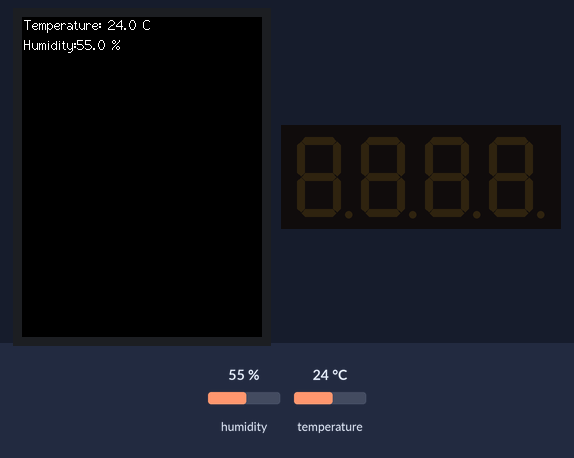
Bench run of a program on a simulated ESP32-C3. Shown: 240×320 colour display, 4-digit seven-segment display. Inputs (shaded band) come from the test bench; at power-on: humidity 55 %, temperature 24 °C. WiFi joins after 1.5 s; servers stay silent unless stated; network time is answered at once with the bench clock; the local clock reads 2024-03-15 10:24:30 at power-on unless the program sets it; what the program prints to the serial monitor is not drawn.

Above: at 1.89 s.
At 2.8 s:
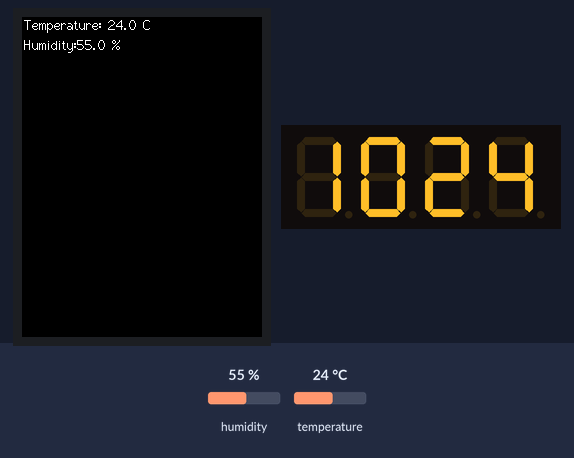
2.9 s: humidity set to 22 %
4.8 s: temperature set to 12 °C
At 6.9 s:
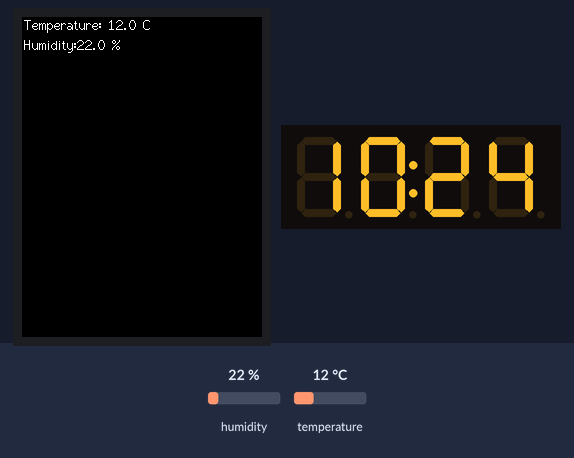
7.4 s: humidity set to 40 %
10.1 s: temperature set to 19 °C
Timing chart, 0 to 13.1 s (numbered marks = the images above; inputs shaded):
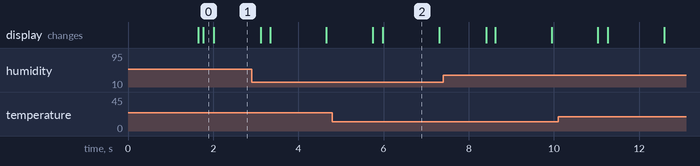

Measured:
- after the input at 4.8 s, the display: first changes after 0.95 s (image 2 shows a later state)

The program:

main.cpp
```cpp
#include <Arduino.h>
#include <TFT_eSPI.h>
#include <Adafruit_AHTX0.h>
#include "TM1637.h"
#include "NTPClient.h"
#include "WiFi.h"
#include "WiFiUdp.h"

TM1637 tm1637(8, 9);

int8_t timeZone = 8;
const PROGMEM char *ntpServer = "ntp1.aliyun.com";
int hour;
int minute;

const char *ssid = "ZW";
const char *password = "zhangwei..";

WiFiUDP ntpUDP;
NTPClient timeClient(ntpUDP);

TFT_eSPI tft;
TFT_eSprite drawBuf(&tft);
Adafruit_AHTX0 aht;
sensors_event_t humidity_, temp_;

// 温湿度传感器引脚初始化
void initializeSensors()
{
  Wire.begin(4, 5);
  aht.begin(&Wire);
}

// 连接WiFi网络
void connectToWiFi()
{
  WiFi.begin(ssid, password);
  while (WiFi.status() != WL_CONNECTED)
  {
    delay(500);
    Serial.print(".");
  }
}

// 初始化时间客户端
void initializeTimeClient()
{
  timeClient.begin();
  timeClient.setPoolServerName(ntpServer);
  timeClient.setTimeOffset(timeZone * 3600);
}

// 初始化TM1637
void initializeTM1637()
{
  tm1637.init();
  tm1637.set(BRIGHT_TYPICAL);
}

// 显示温度和湿度
void displayTemperatureAndHumidity()
{
  aht.getEvent(&humidity_, &temp_);

  // 将温度和湿度转换为字符串，并打印到屏幕上
  String temperatureString = String(temp_.temperature, 1);
  String humidityString = String(humidity_.relative_humidity, 1);
  drawBuf.drawString("Temperature: " + temperatureString + " °C", 2, 0);
  drawBuf.drawString("Humidity:" + humidityString + " %", 2, 20);

  Serial.print("Temperature: ");
  Serial.print(temp_.temperature);
  Serial.println(" degrees C");
  Serial.print("Humidity: ");
  Serial.print(humidity_.relative_humidity);
  Serial.println("% rH");
  drawBuf.pushSprite(0, 0);
}

// 显示当前时间
void displayCurrentTime()
{
  timeClient.update();
  Serial.println(timeClient.getFormattedTime());

  hour = timeClient.getHours();
  minute = timeClient.getMinutes();

  static bool pointState = true;
  static unsigned long lastMillis = 0;
  if (millis() - lastMillis >= 500) {
    lastMillis = millis();
    pointState = !pointState;
  }

  tm1637.point(pointState);
  int8_t timeArray[4];
  timeArray[0] = hour / 10;
  timeArray[1] = hour % 10;
  timeArray[2] = minute / 10;
  timeArray[3] = minute % 10;
  tm1637.display(timeArray);
}

void setup()
{
  Serial.begin(115200);
  Serial.println("Hello ESP32C3!!");

  tft.begin();
  drawBuf.createSprite(TFT_WIDTH, TFT_HEIGHT);
  drawBuf.setTextFont(2);
  drawBuf.fontHeight(10);
  drawBuf.fillScreen(TFT_BLACK);

  initializeSensors();
  connectToWiFi();
  initializeTimeClient();
  initializeTM1637();
}

void loop()
{
  drawBuf.fillScreen(TFT_BLACK);
  displayTemperatureAndHumidity();
  displayCurrentTime();
  delay(1000);
}
```
